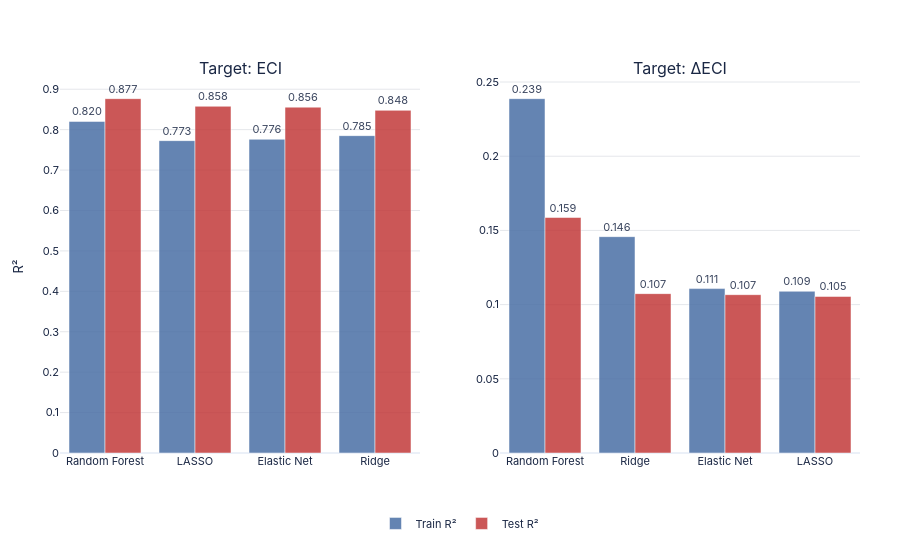
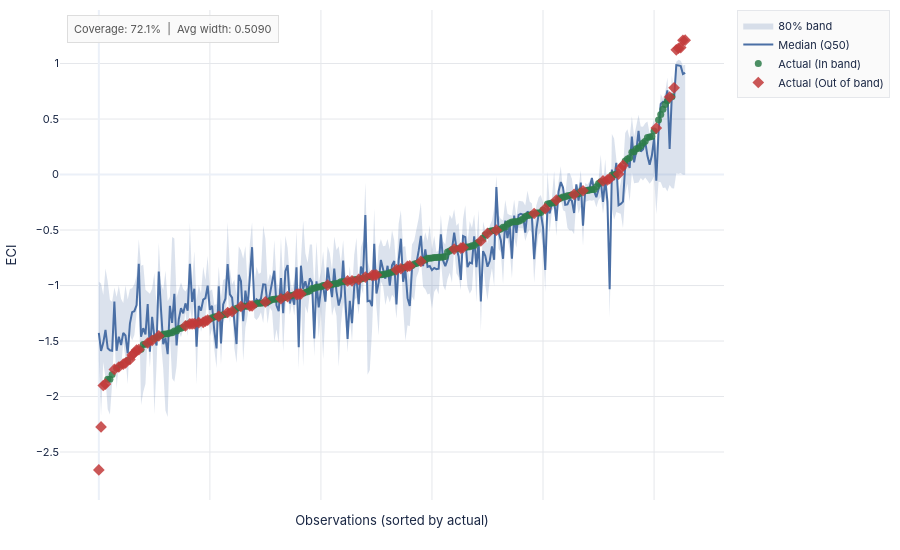
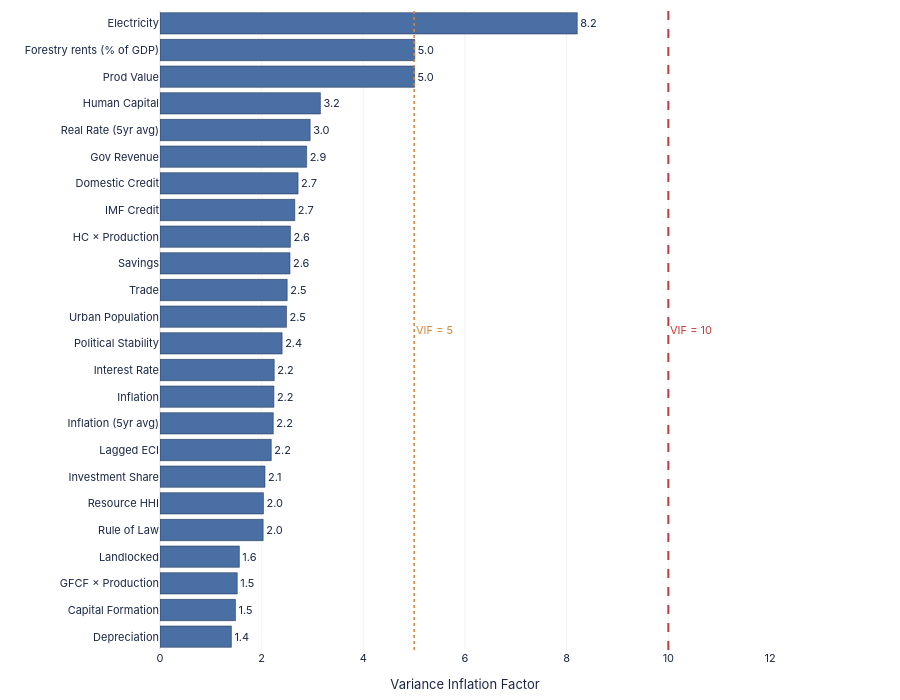
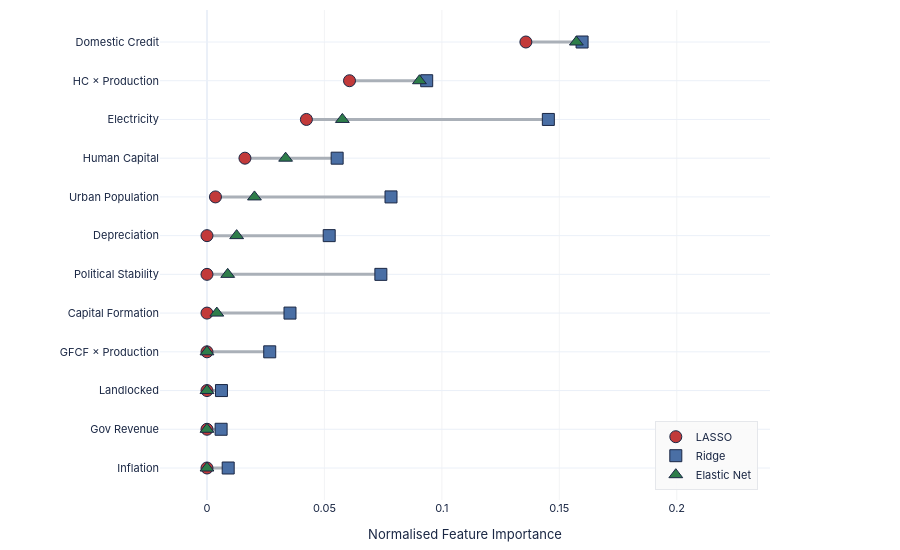

Here is the notebook cell these charts were saved with, in order:
### Markdown cell above
## 6. Visualisations — Interactive (Plotly)

Five interactive charts matching the static charts above.

### Code cell
# [A] Train vs Test R²
print("[A] OOS R² comparison...")
figA = make_subplots(rows=1, cols=2, subplot_titles=['Target: ECI', 'Target: ΔECI'],
                     horizontal_spacing=0.1)
for col, perf in enumerate([perf_level, perf_delta], 1):
    figA.add_trace(go.Bar(name='Train R²', x=perf['Model'], y=perf['Train R²'],
                          marker_color=PALETTE['blue'], opacity=0.85,
                          text=[f'{v:.3f}' for v in perf['Train R²']], textposition='outside',
                          showlegend=(col==1)), row=1, col=col)
    figA.add_trace(go.Bar(name='Test R²',  x=perf['Model'], y=perf['Test R²'],
                          marker_color=PALETTE['red'],  opacity=0.85,
                          text=[f'{v:.3f}' for v in perf['Test R²']],  textposition='outside',
                          showlegend=(col==1)), row=1, col=col)
    figA.update_yaxes(title_text='R²' if col==1 else '',
                      gridcolor=STYLE['grid_color'], row=1, col=col)
figA.update_layout(**base_layout(barmode='group', height=STYLE['chart_height'],
                                  legend=dict(orientation='h', y=-0.15, x=0.5, xanchor='center',
                                              font=dict(size=STYLE['legend_size'])),
                                  margin=dict(l=60, r=40, t=80, b=80)))
save_chart(figA, os.path.join(OUT, 'OOS_R2_interactive'))


# [B] Prediction intervals
print("\n[B] Prediction intervals...")
plot_s  = interval_df.sort_values('Actual').reset_index(drop=True)
xlabels = plot_s.apply(lambda r: f"{r['Country Code']} {int(r['Year'])}", axis=1)

figB = go.Figure()
figB.add_trace(go.Scatter(
    x=list(range(len(plot_s))) + list(range(len(plot_s)))[::-1],
    y=plot_s['Q90'].tolist() + plot_s['Q10'].tolist()[::-1],
    fill='toself', fillcolor='rgba(74,111,165,0.2)',
    line=dict(color='rgba(0,0,0,0)'), hoverinfo='skip', name='80% band'))
figB.add_trace(go.Scatter(x=list(range(len(plot_s))), y=plot_s['Q50'],
    mode='lines', line=dict(color=PALETTE['blue'], width=2), name='Median (Q50)'))
for mask, color, sym, lbl in [
    (plot_s['In_Band'],  PALETTE['green'], 'circle',  'In band'),
    (~plot_s['In_Band'], PALETTE['red'],   'diamond', 'Out of band'),
]:
    figB.add_trace(go.Scatter(
        x=plot_s.index[mask].tolist(), y=plot_s.loc[mask, 'Actual'],
        mode='markers', marker=dict(color=color, size=7 if lbl=='In band' else 9, symbol=sym, opacity=0.85),
        name=f'Actual ({lbl})',
        hovertemplate='%{text}<br>Actual: %{y:.3f}<extra></extra>',
        text=xlabels[mask].tolist()))
figB.update_layout(**base_layout(
    xaxis=dict(title='Observations (sorted by actual)', showticklabels=False,
               gridcolor=STYLE['grid_color']),
    yaxis=dict(title='ECI', gridcolor=STYLE['grid_color']),
    annotations=[dict(text=f"Coverage: {coverage:.1%}  |  Avg width: {avg_width:.4f}",
                      xref='paper', yref='paper', x=0.01, y=0.99, showarrow=False,
                      font=dict(size=11, color='#555'),
                      bgcolor='rgba(250,250,250,0.9)', bordercolor='#ddd', borderwidth=1, borderpad=6)],
    legend=dict(font=dict(size=STYLE['legend_size']), bgcolor='rgba(250,250,250,0.9)',
                bordercolor='#e5e7eb', borderwidth=1)))
save_chart(figB, os.path.join(OUT, 'PredictionIntervals_interactive'))


# [C] VIF interactive
print("\n[C] VIF chart (interactive)...")
vif_plot = vif_data.copy()
vif_plot['Short'] = vif_plot['Feature'].apply(shorten)
vif_plot = vif_plot.sort_values('VIF', ascending=True).reset_index(drop=True)
colors_vif = [PALETTE['red'] if v > 10 else PALETTE['blue'] for v in vif_plot['VIF']]

figC = go.Figure(go.Bar(
    y=vif_plot['Short'], x=vif_plot['VIF'], orientation='h',
    marker=dict(color=colors_vif, line=dict(color='#1a2744', width=0.5)),
    text=[f'{v:.1f}' for v in vif_plot['VIF']], textposition='outside',
    textfont=dict(size=STYLE['annotation_size'], color=STYLE['title_color']),
))
figC.add_vline(x=10, line=dict(color=PALETTE['red'],    width=2,   dash='dash'),
               annotation_text='VIF = 10', annotation_position='right',
               annotation_font=dict(size=STYLE['annotation_size'], color=PALETTE['red']))
figC.add_vline(x=5,  line=dict(color=PALETTE['orange'], width=1.5, dash='dot'),
               annotation_text='VIF = 5',  annotation_position='right',
               annotation_font=dict(size=STYLE['annotation_size'], color=PALETTE['orange']))
figC.update_layout(**base_layout(height=STYLE['chart_height_tall'], margin=STYLE['margin_bar'],
                                  xaxis=dict(title=dict(text='Variance Inflation Factor',
                                                        font=dict(size=STYLE['axis_title_size'])),
                                             gridcolor=STYLE['grid_color'], gridwidth=STYLE['grid_width'],
                                             range=[0, max(vif_plot['VIF'].max()*1.15, 12)]),
                                  yaxis=dict(tickfont=dict(size=STYLE['tick_size'])),
                                  showlegend=False))
save_chart(figC, os.path.join(OUT, 'VIF_model2_resource_rich_interactive'), width=1100, height=700)


# [D] Model Agreement interactive
print("\n[D] Model agreement (interactive)...")
top12_r = top12.iloc[::-1].reset_index(drop=True)
figD = go.Figure()
for _, row in top12_r.iterrows():
    vals = [row['LASSO'], row['Ridge'], row['Elastic Net']]
    figD.add_trace(go.Scatter(x=[min(vals), max(vals)], y=[row['Short'], row['Short']],
                               mode='lines', line=dict(color='#aab0b8', width=3),
                               showlegend=False, hoverinfo='skip'))
for mname, sym, col in [('LASSO','circle',PALETTE['red']),('Ridge','square',PALETTE['blue']),('Elastic Net','triangle-up',PALETTE['green'])]:
    figD.add_trace(go.Scatter(x=top12_r[mname], y=top12_r['Short'], mode='markers',
                               marker=dict(symbol=sym, size=12, color=col, line=dict(color='#1a2744', width=1)),
                               name=mname, hovertemplate='%{y}: %{x:.3f}<extra>' + mname + '</extra>'))
figD.update_layout(**base_layout(height=STYLE['chart_height'], margin=STYLE['margin_bar'],
                                  xaxis=dict(title=dict(text='Normalised Feature Importance',
                                                        font=dict(size=STYLE['axis_title_size'])),
                                             gridcolor=STYLE['grid_color'], gridwidth=STYLE['grid_width'],
                                             range=[-0.02, top12[['LASSO','Ridge','Elastic Net']].max().max()+0.08]),
                                  yaxis=dict(tickfont=dict(size=STYLE['tick_size'])),
                                  legend=dict(font=dict(size=STYLE['legend_size']),
                                              yanchor='bottom', y=0.02, xanchor='right', x=0.98,
                                              bgcolor='rgba(250,250,250,0.95)', bordercolor='#e5e7eb', borderwidth=1)))
save_chart(figD, os.path.join(OUT, 'ModelAgreement_model2_resource_rich_interactive'), width=1100, height=600)


# [E] RF importance interactive
print("\n[E] RF importance (interactive)...")
def lerp_color(t, c_lo=(230,185,128), c_hi=(180,80,40)):
    return f'rgb({int(c_lo[0]+(c_hi[0]-c_lo[0])*t)},{int(c_lo[1]+(c_hi[1]-c_lo[1])*t)},{int(c_lo[2]+(c_hi[2]-c_lo[2])*t)})'

rf_top_r       = rf_top.iloc[::-1].reset_index(drop=True)
norm_vals_r    = (rf_top_r['Importance'] / rf_top_r['Importance'].max()).values
bar_colors_rf  = [lerp_color(v) for v in norm_vals_r]

figE = go.Figure(go.Bar(
    y=[shorten(f) for f in rf_top_r['Feature']], x=rf_top_r['Importance'], orientation='h',
    marker=dict(color=bar_colors_rf, line=dict(color='#1a2744', width=0.5)),
    text=[f'{v:.4f}' for v in rf_top_r['Importance']], textposition='outside',
    textfont=dict(size=STYLE['annotation_size'], color=STYLE['title_color']),
))
figE.update_layout(**base_layout(height=STYLE['chart_height_tall'], margin=STYLE['margin_bar'],
                                  xaxis=dict(title=dict(text='Mean Decrease in Impurity',
                                                        font=dict(size=STYLE['axis_title_size'])),
                                             gridcolor=STYLE['grid_color'], gridwidth=STYLE['grid_width'],
                                             range=[0, rf_top['Importance'].max()*1.22]),
                                  yaxis=dict(tickfont=dict(size=STYLE['tick_size'])),
                                  showlegend=False,
                                  annotations=[dict(text=f"OOB R²={rf.oob_score_:.3f}  |  200 trees  |  max_depth=4",
                                                    xref='paper', yref='paper', x=0.98, y=0.02,
                                                    showarrow=False, font=dict(size=STYLE['annotation_size'], color='#666'),
                                                    bgcolor='rgba(250,250,250,0.95)', bordercolor='#e5e7eb',
                                                    borderwidth=1, borderpad=6)]))
save_chart(figE, os.path.join(OUT, 'RF_model2_resource_rich_interactive'), width=1100, height=700)
print(f"\n✓ All interactive charts saved to {OUT}/")

### Figure 1 — Plotly figure (JSON) as saved in the notebook; plotly's stock layout.template omitted (floating-point values rounded to 4 significant figures)
{"data": [{"marker": {"color": "#4a6fa5"}, "name": "Train R²", "opacity": 0.85, "showlegend": true, "text": ["0.820", "0.773", "0.776", "0.785"], "textposition": "outside", "type": "bar", "x": ["Random Forest", "LASSO", "Elastic Net", "Ridge"], "xaxis": "x", "y": [0.8203, 0.7728, 0.7761, 0.7852], "yaxis": "y"}, {"marker": {"color": "#c23a3a"}, "name": "Test R²", "opacity": 0.85, "showlegend": true, "text": ["0.877", "0.858", "0.856", "0.848"], "textposition": "outside", "type": "bar", "x": ["Random Forest", "LASSO", "Elastic Net", "Ridge"], "xaxis": "x", "y": [0.8767, 0.8578, 0.8556, 0.8477], "yaxis": "y"}, {"marker": {"color": "#4a6fa5"}, "name": "Train R²", "opacity": 0.85, "showlegend": false, "text": ["0.239", "0.146", "0.111", "0.109"], "textposition": "outside", "type": "bar", "x": ["Random Forest", "Ridge", "Elastic Net", "LASSO"], "xaxis": "x2", "y": [0.2388, 0.1458, 0.1108, 0.109], "yaxis": "y2"}, {"marker": {"color": "#c23a3a"}, "name": "Test R²", "opacity": 0.85, "showlegend": false, "text": ["0.159", "0.107", "0.107", "0.105"], "textposition": "outside", "type": "bar", "x": ["Random Forest", "Ridge", "Elastic Net", "LASSO"], "xaxis": "x2", "y": [0.1587, 0.1074, 0.1067, 0.1055], "yaxis": "y2"}], "layout": {"annotations": [{"font": {"size": 16}, "showarrow": false, "text": "Target: ECI", "x": 0.225, "xanchor": "center", "xref": "paper", "y": 1, "yanchor": "bottom", "yref": "paper"}, {"font": {"size": 16}, "showarrow": false, "text": "Target: ΔECI", "x": 0.775, "xanchor": "center", "xref": "paper", "y": 1, "yanchor": "bottom", "yref": "paper"}], "barmode": "group", "font": {"color": "#1a2744", "family": "IBM Plex Sans, -apple-system, BlinkMacSystemFont, sans-serif", "size": 11}, "height": 550, "legend": {"font": {"size": 11}, "orientation": "h", "x": 0.5, "xanchor": "center", "y": -0.15}, "margin": {"b": 80, "l": 60, "r": 40, "t": 80}, "paper_bgcolor": "#FFFFFF", "plot_bgcolor": "#FFFFFF", "xaxis": {"anchor": "y", "domain": [0, 0.45]}, "xaxis2": {"anchor": "y2", "domain": [0.55, 1]}, "yaxis": {"anchor": "x", "domain": [0, 1], "gridcolor": "#e5e7eb", "title": {"text": "R²"}}, "yaxis2": {"anchor": "x2", "domain": [0, 1], "gridcolor": "#e5e7eb", "title": {"text": ""}}}}

### Figure 2 — Plotly figure (JSON) as saved in the notebook; plotly's stock layout.template omitted (floating-point values rounded to 4 significant figures; data arrays with more than 128 entries replaced by an {"elided": "..."} marker saying what was removed)
{"data": [{"fill": "toself", "fillcolor": "rgba(74,111,165,0.2)", "hoverinfo": "skip", "line": {"color": "rgba(0,0,0,0)"}, "name": "80% band", "type": "scatter", "x": {"elided": "530 int values"}, "y": {"elided": "530 float values"}}, {"line": {"color": "#4a6fa5", "width": 2}, "mode": "lines", "name": "Median (Q50)", "type": "scatter", "x": {"elided": "265 int values"}, "y": {"elided": "265 float values"}}, {"hovertemplate": "%{text}<br>Actual: %{y:.3f}<extra></extra>", "marker": {"color": "#2e7d4a", "opacity": 0.85, "size": 7, "symbol": "circle"}, "mode": "markers", "name": "Actual (In band)", "text": {"elided": "191 str values"}, "type": "scatter", "x": {"elided": "191 int values"}, "y": {"elided": "191 float values"}}, {"hovertemplate": "%{text}<br>Actual: %{y:.3f}<extra></extra>", "marker": {"color": "#c23a3a", "opacity": 0.85, "size": 9, "symbol": "diamond"}, "mode": "markers", "name": "Actual (Out of band)", "text": ["TCD 2016", "TCD 2017", "GNQ 2019", "IRQ 2016", "NGA 2016", "NGA 2018", "GIN 2017", "NGA 2017", "GNQ 2018", "DZA 2015", "GNQ 2016", "AGO 2017", "DZA 2018", "YEM 2019", "MDG 2019", "NER 2015", "YEM 2017", "MWI 2016", "NGA 2015", "MMR 2019", "MDG 2016", "MNG 2019", "COG 2015", "CMR 2018", "VEN 2019", "GAB 2019", "YEM 2016", "BFA 2015", "ECU 2019", "COG 2018", "MNG 2017", "AZE 2017", "CIV 2019", "CMR 2016", "AGO 2015", "TZA 2016", "GHA 2018", "DZA 2016", "NER 2016", "ETH 2015", "TZA 2019", "MWI 2018", "VEN 2015", "TZA 2015", "LBR 2016", "LBR 2019", "AZE 2019", "MLI 2015", "UGA 2017", "UZB 2018", "CIV 2017", "ZMB 2017", "COG 2016", "MLI 2016", "KAZ 2015", "MLI 2019", "LBR 2017", "KAZ 2019", "OMN 2019", "TTO 2015", "EGY 2017", "VNM 2017", "TZA 2018", "IRN 2019", "TTO 2019", "QAT 2018", "KWT 2019", "BHR 2017", "SAU 2018", "MYS 2015", "MYS 2017", "MYS 2016", "MYS 2019", "MYS 2018"], "type": "scatter", "x": [0, 1, 2, 3, 7, 9, 11, 12, 14, 15, 16, 17, 18, 22, 24, 27, 39, 41, 42, 43, 45, 47, 48, 49, 54, 58, 60, 64, 68, 69, 75, 82, 85, 89, 90, 91, 103, 112, 114, 117, 120, 123, 124, 125, 134, 136, 139, 140, 145, 160, 163, 164, 172, 175, 179, 196, 201, 206, 214, 218, 227, 229, 230, 234, 235, 236, 251, 257, 259, 260, 261, 262, 263, 264], "y": [-2.661, -2.274, -1.901, -1.888, -1.756, -1.734, -1.709, -1.698, -1.666, -1.626, -1.608, -1.581, -1.578, -1.518, -1.494, -1.453, -1.364, -1.345, -1.345, -1.344, -1.335, -1.332, -1.32, -1.311, -1.277, -1.243, -1.235, -1.189, -1.184, -1.184, -1.148, -1.119, -1.1, -1.079, -1.078, -1.075, -0.996, -0.959, -0.958, -0.945, -0.924, -0.908, -0.906, -0.905, -0.857, -0.849, -0.827, -0.823, -0.783, -0.672, -0.663, -0.658, -0.598, -0.531, -0.501, -0.351, -0.308, -0.23, -0.179, -0.146, -0.058, -0.048, -0.038, 0.004, 0.055, 0.082, 0.419, 0.698, 0.781, 1.124, 1.138, 1.144, 1.209, 1.211]}], "layout": {"annotations": [{"bgcolor": "rgba(250,250,250,0.9)", "bordercolor": "#ddd", "borderpad": 6, "borderwidth": 1, "font": {"color": "#555", "size": 11}, "showarrow": false, "text": "Coverage: 72.1%  |  Avg width: 0.5090", "x": 0.01, "xref": "paper", "y": 0.99, "yref": "paper"}], "font": {"color": "#1a2744", "family": "IBM Plex Sans, -apple-system, BlinkMacSystemFont, sans-serif", "size": 11}, "height": 550, "legend": {"bgcolor": "rgba(250,250,250,0.9)", "bordercolor": "#e5e7eb", "borderwidth": 1, "font": {"size": 11}}, "margin": {"b": 50, "l": 60, "r": 40, "t": 10}, "paper_bgcolor": "#FFFFFF", "plot_bgcolor": "#FFFFFF", "xaxis": {"gridcolor": "#e5e7eb", "showticklabels": false, "title": {"text": "Observations (sorted by actual)"}}, "yaxis": {"gridcolor": "#e5e7eb", "title": {"text": "ECI"}}}}

### Figure 3 — Plotly figure (JSON) as saved in the notebook; plotly's stock layout.template omitted (floating-point values rounded to 4 significant figures)
{"data": [{"marker": {"color": ["#4a6fa5", "#4a6fa5", "#4a6fa5", "#4a6fa5", "#4a6fa5", "#4a6fa5", "#4a6fa5", "#4a6fa5", "#4a6fa5", "#4a6fa5", "#4a6fa5", "#4a6fa5", "#4a6fa5", "#4a6fa5", "#4a6fa5", "#4a6fa5", "#4a6fa5", "#4a6fa5", "#4a6fa5", "#4a6fa5", "#4a6fa5", "#4a6fa5", "#4a6fa5", "#4a6fa5"], "line": {"color": "#1a2744", "width": 0.5}}, "orientation": "h", "text": ["1.4", "1.5", "1.5", "1.6", "2.0", "2.0", "2.1", "2.2", "2.2", "2.2", "2.2", "2.4", "2.5", "2.5", "2.6", "2.6", "2.7", "2.7", "2.9", "3.0", "3.2", "5.0", "5.0", "8.2"], "textfont": {"color": "#1a2744", "size": 11}, "textposition": "outside", "type": "bar", "x": [1.404, 1.485, 1.52, 1.561, 2.03, 2.035, 2.065, 2.189, 2.229, 2.241, 2.247, 2.403, 2.489, 2.502, 2.557, 2.566, 2.652, 2.716, 2.885, 2.954, 3.156, 5.009, 5.012, 8.209], "y": ["Depreciation", "Capital Formation", "GFCF × Production", "Landlocked", "Rule of Law", "Resource HHI", "Investment Share", "Lagged ECI", "Inflation (5yr avg)", "Inflation", "Interest Rate", "Political Stability", "Urban Population", "Trade", "Savings", "HC × Production", "IMF Credit", "Domestic Credit", "Gov Revenue", "Real Rate (5yr avg)", "Human Capital", "Prod Value", "Forestry rents (% of GDP)", "Electricity"]}], "layout": {"annotations": [{"font": {"color": "#c23a3a", "size": 11}, "showarrow": false, "text": "VIF = 10", "x": 10, "xanchor": "left", "xref": "x", "y": 0.5, "yanchor": "middle", "yref": "y domain"}, {"font": {"color": "#d4853b", "size": 11}, "showarrow": false, "text": "VIF = 5", "x": 5, "xanchor": "left", "xref": "x", "y": 0.5, "yanchor": "middle", "yref": "y domain"}], "font": {"color": "#1a2744", "family": "IBM Plex Sans, -apple-system, BlinkMacSystemFont, sans-serif", "size": 11}, "height": 700, "margin": {"b": 50, "l": 160, "r": 130, "t": 10}, "paper_bgcolor": "#FFFFFF", "plot_bgcolor": "#FFFFFF", "shapes": [{"line": {"color": "#c23a3a", "dash": "dash", "width": 2}, "type": "line", "x0": 10, "x1": 10, "xref": "x", "y0": 0, "y1": 1, "yref": "y domain"}, {"line": {"color": "#d4853b", "dash": "dot", "width": 1.5}, "type": "line", "x0": 5, "x1": 5, "xref": "x", "y0": 0, "y1": 1, "yref": "y domain"}], "showlegend": false, "xaxis": {"gridcolor": "#e5e7eb", "gridwidth": 0.5, "range": [0, 12], "title": {"font": {"size": 13}, "text": "Variance Inflation Factor"}}, "yaxis": {"tickfont": {"size": 11}}}}

### Figure 4 — Plotly figure (JSON) as saved in the notebook; plotly's stock layout.template omitted (floating-point values rounded to 4 significant figures)
{"data": [{"hoverinfo": "skip", "line": {"color": "#aab0b8", "width": 3}, "mode": "lines", "showlegend": false, "type": "scatter", "x": [0, 0.009032], "y": ["Inflation", "Inflation"]}, {"hoverinfo": "skip", "line": {"color": "#aab0b8", "width": 3}, "mode": "lines", "showlegend": false, "type": "scatter", "x": [0, 0.006017], "y": ["Gov Revenue", "Gov Revenue"]}, {"hoverinfo": "skip", "line": {"color": "#aab0b8", "width": 3}, "mode": "lines", "showlegend": false, "type": "scatter", "x": [0, 0.006174], "y": ["Landlocked", "Landlocked"]}, {"hoverinfo": "skip", "line": {"color": "#aab0b8", "width": 3}, "mode": "lines", "showlegend": false, "type": "scatter", "x": [0, 0.02671], "y": ["GFCF × Production", "GFCF × Production"]}, {"hoverinfo": "skip", "line": {"color": "#aab0b8", "width": 3}, "mode": "lines", "showlegend": false, "type": "scatter", "x": [0, 0.03534], "y": ["Capital Formation", "Capital Formation"]}, {"hoverinfo": "skip", "line": {"color": "#aab0b8", "width": 3}, "mode": "lines", "showlegend": false, "type": "scatter", "x": [0, 0.07403], "y": ["Political Stability", "Political Stability"]}, {"hoverinfo": "skip", "line": {"color": "#aab0b8", "width": 3}, "mode": "lines", "showlegend": false, "type": "scatter", "x": [0, 0.05204], "y": ["Depreciation", "Depreciation"]}, {"hoverinfo": "skip", "line": {"color": "#aab0b8", "width": 3}, "mode": "lines", "showlegend": false, "type": "scatter", "x": [0.003609, 0.07835], "y": ["Urban Population", "Urban Population"]}, {"hoverinfo": "skip", "line": {"color": "#aab0b8", "width": 3}, "mode": "lines", "showlegend": false, "type": "scatter", "x": [0.01617, 0.05542], "y": ["Human Capital", "Human Capital"]}, {"hoverinfo": "skip", "line": {"color": "#aab0b8", "width": 3}, "mode": "lines", "showlegend": false, "type": "scatter", "x": [0.04233, 0.1453], "y": ["Electricity", "Electricity"]}, {"hoverinfo": "skip", "line": {"color": "#aab0b8", "width": 3}, "mode": "lines", "showlegend": false, "type": "scatter", "x": [0.06068, 0.09354], "y": ["HC × Production", "HC × Production"]}, {"hoverinfo": "skip", "line": {"color": "#aab0b8", "width": 3}, "mode": "lines", "showlegend": false, "type": "scatter", "x": [0.1358, 0.1597], "y": ["Domestic Credit", "Domestic Credit"]}, {"hovertemplate": "%{y}: %{x:.3f}<extra>LASSO</extra>", "marker": {"color": "#c23a3a", "line": {"color": "#1a2744", "width": 1}, "size": 12, "symbol": "circle"}, "mode": "markers", "name": "LASSO", "type": "scatter", "x": [0.0, 0.0, 0.0, 0.0, 0.0, 0.0, 0.0, 0.003609, 0.01617, 0.04233, 0.06068, 0.1358], "y": ["Inflation", "Gov Revenue", "Landlocked", "GFCF × Production", "Capital Formation", "Political Stability", "Depreciation", "Urban Population", "Human Capital", "Electricity", "HC × Production", "Domestic Credit"]}, {"hovertemplate": "%{y}: %{x:.3f}<extra>Ridge</extra>", "marker": {"color": "#4a6fa5", "line": {"color": "#1a2744", "width": 1}, "size": 12, "symbol": "square"}, "mode": "markers", "name": "Ridge", "type": "scatter", "x": [0.009032, 0.006017, 0.006174, 0.02671, 0.03534, 0.07403, 0.05204, 0.07835, 0.05542, 0.1453, 0.09354, 0.1597], "y": ["Inflation", "Gov Revenue", "Landlocked", "GFCF × Production", "Capital Formation", "Political Stability", "Depreciation", "Urban Population", "Human Capital", "Electricity", "HC × Production", "Domestic Credit"]}, {"hovertemplate": "%{y}: %{x:.3f}<extra>Elastic Net</extra>", "marker": {"color": "#2e7d4a", "line": {"color": "#1a2744", "width": 1}, "size": 12, "symbol": "triangle-up"}, "mode": "markers", "name": "Elastic Net", "type": "scatter", "x": [0.0, 0.0, 0.0, 0.0, 0.00419, 0.008823, 0.01263, 0.02022, 0.03348, 0.05764, 0.09045, 0.1573], "y": ["Inflation", "Gov Revenue", "Landlocked", "GFCF × Production", "Capital Formation", "Political Stability", "Depreciation", "Urban Population", "Human Capital", "Electricity", "HC × Production", "Domestic Credit"]}], "layout": {"font": {"color": "#1a2744", "family": "IBM Plex Sans, -apple-system, BlinkMacSystemFont, sans-serif", "size": 11}, "height": 550, "legend": {"bgcolor": "rgba(250,250,250,0.95)", "bordercolor": "#e5e7eb", "borderwidth": 1, "font": {"size": 11}, "x": 0.98, "xanchor": "right", "y": 0.02, "yanchor": "bottom"}, "margin": {"b": 50, "l": 160, "r": 130, "t": 10}, "paper_bgcolor": "#FFFFFF", "plot_bgcolor": "#FFFFFF", "xaxis": {"gridcolor": "#e5e7eb", "gridwidth": 0.5, "range": [-0.02, 0.2397], "title": {"font": {"size": 13}, "text": "Normalised Feature Importance"}}, "yaxis": {"tickfont": {"size": 11}}}}
